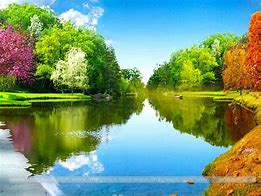
#> input picture 4.jpeg, 261 x 196 px
$ jupyter execute Image_segmentation_demopractice.ipynb
#> lines starting #> are read from the running program, lines starting #| are printed output that depends on the picture; after the words box and inside, x2 and y2 are one past the last pixel; in counts of white or black regions, pixels touching at a corner belong together
[cell 1]
from skimage.color import rgb2gray
import numpy as np
import matplotlib.pyplot as plt
#%matplotlib inlne
from scipy import ndimage

[cell 2]
image=plt.imread('4.jpeg')
#> image is the input picture: shape (196, 261, 3); mean R, G, B 117.9, 151.4, 118.7


plt.imshow(image)

[cell 3]
image.shape
#> Out = (196, 261, 3)

[cell 4]
grayScaleImage=rgb2gray(image) #convert to gray so we can work in 2 channels or dimensions
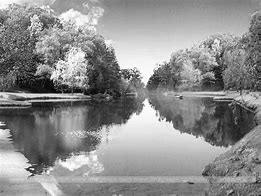
#> grayScaleImage: shape (196, 261) float64; min 0.00561, max 0.999, mean 0.557

plt.imshow(grayScaleImage,cmap='gray')

[cell 5]
grayScaleImage.shape
#> Out = (196, 261)

[cell 6]
#establishing a backgound and a foreground
grayScaleImage_r=grayScaleImage.reshape(grayScaleImage.shape[0]*grayScaleImage.shape[1])

for i in range(grayScaleImage_r.shape[0]):

    if grayScaleImage_r[i] > grayScaleImage_r.mean():

        grayScaleImage_r[i]=1

    else:

        grayScaleImage_r[i]=0

grayScaleImage=grayScaleImage_r.reshape(grayScaleImage.shape[0],grayScaleImage.shape[1])
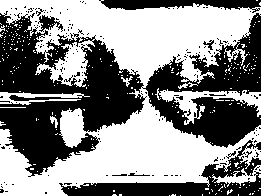
#> grayScaleImage: shape (196, 261) float64; values 0 (black) and 1 (white), 53.3% white; 193 black regions (183 under 20 px), largest, box (x1, y1, x2, y2) and area: (0, 11, 261, 177) 18580, (59, 140, 261, 196) 3246, (99, 0, 261, 13) 1203

plt.imshow(grayScaleImage,cmap='gray')

[cell 7]
#segmenting into four different segments
#segments are 0,1,2,3
grayScaleImage=rgb2gray(image)

grayScaleImage_r=grayScaleImage.reshape(grayScaleImage.shape[0]*grayScaleImage.shape[1])

for i in range(grayScaleImage_r.shape[0]):

    if grayScaleImage_r[i] > grayScaleImage_r.mean():

        grayScaleImage_r[i]=3

    elif grayScaleImage_r[i] > 0.5:

        grayScaleImage_r[i]=2

    elif grayScaleImage_r[i]>0.25:

        grayScaleImage_r[i]=1


    else:
        grayScaleImage_r[i]=0

grayScaleImage=grayScaleImage_r.reshape(grayScaleImage.shape[0],grayScaleImage.shape[1])
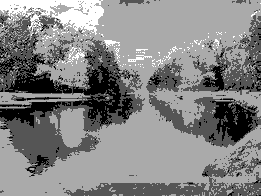
#> grayScaleImage: shape (196, 261) float64; min 0, max 3, mean 1.55; drawn with min black and max white

plt.imshow(grayScaleImage,cmap='gray')

#can be seen from plot below that the pixels may overlap and can make it hard to see

***Using K-means clustering to sort out the image***

[cell 8]
image2=plt.imread('4.jpeg')

plt.imshow(image2)

[cell 9]
image2.shape
#> Out = (196, 261, 3)

[cell 10]
#k-means clustering uses (length*width,channels)
#reshaping image2

image2_r=image.reshape(image2.shape[0]*image2.shape[1],image2.shape[2])

image2_r.shape
#> Out = (51156, 3)

[cell 11]
from sklearn.cluster import KMeans


kmeans=KMeans(n_clusters=5, random_state=0).fit(image2_r)

image2_k=kmeans.cluster_centers_[kmeans.labels_]

[cell 12]
cluster_image=image2_k.reshape(image2.shape[0],image2.shape[1],image2.shape[2])
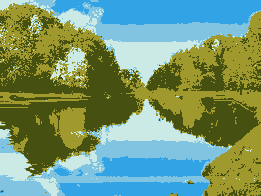
#> cluster_image: shape (196, 261, 3) float64; mean R, G, B 118, 151.5, 118.7

plt.imshow(cluster_image.astype('uint8'),cmap='gray')

$ run again, with 1.jpeg copied over 4.jpeg
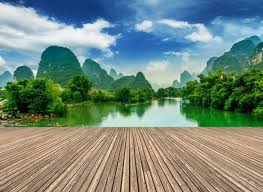
#> input picture 1.jpeg, 263 x 192 px
#> image is the input picture: shape (192, 263, 3); mean R, G, B 117.1, 137.1, 125.4
#> `grayScaleImage=grayScaleImage_r.reshape(grayScaleImage.shape[0],graySc..`:
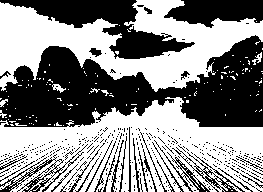
#> grayScaleImage: shape (192, 263) float64; values 0 (black) and 1 (white), 53.8% white; 427 black regions (395 under 20 px), largest, box (x1, y1, x2, y2) and area: (0, 35, 263, 127) 13431, (0, 0, 195, 59) 4067, (164, 0, 263, 28) 1921
#> `cluster_image=image2_k.reshape(image2.shape[0],image2.shape[1],image2...`:
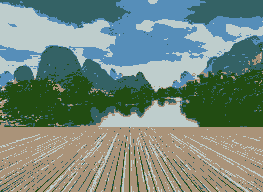
#> cluster_image: shape (192, 263, 3) float64; mean R, G, B 117.2, 137.1, 125.3

$ run again, with 3.jpeg copied over 4.jpeg
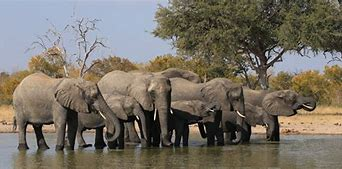
#> input picture 3.jpeg, 342 x 169 px
#> image is the input picture: shape (169, 342, 3); mean R, G, B 119, 112.4, 101.1
#> `grayScaleImage=grayScaleImage_r.reshape(grayScaleImage.shape[0],graySc..`:
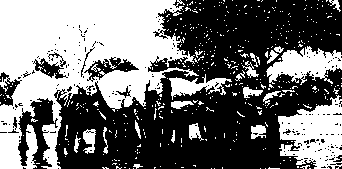
#> grayScaleImage: shape (169, 342) float64; values 0 (black) and 1 (white), 44.3% white; 444 white regions (420 under 20 px), largest, box (x1, y1, x2, y2) and area: (0, 0, 199, 169) 17582, (278, 95, 342, 169) 3026, (266, 46, 342, 85) 1640
#> `cluster_image=image2_k.reshape(image2.shape[0],image2.shape[1],image2...`:
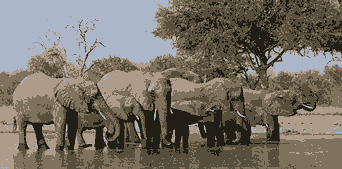
#> cluster_image: shape (169, 342, 3) float64; mean R, G, B 119.1, 112.5, 101.2
